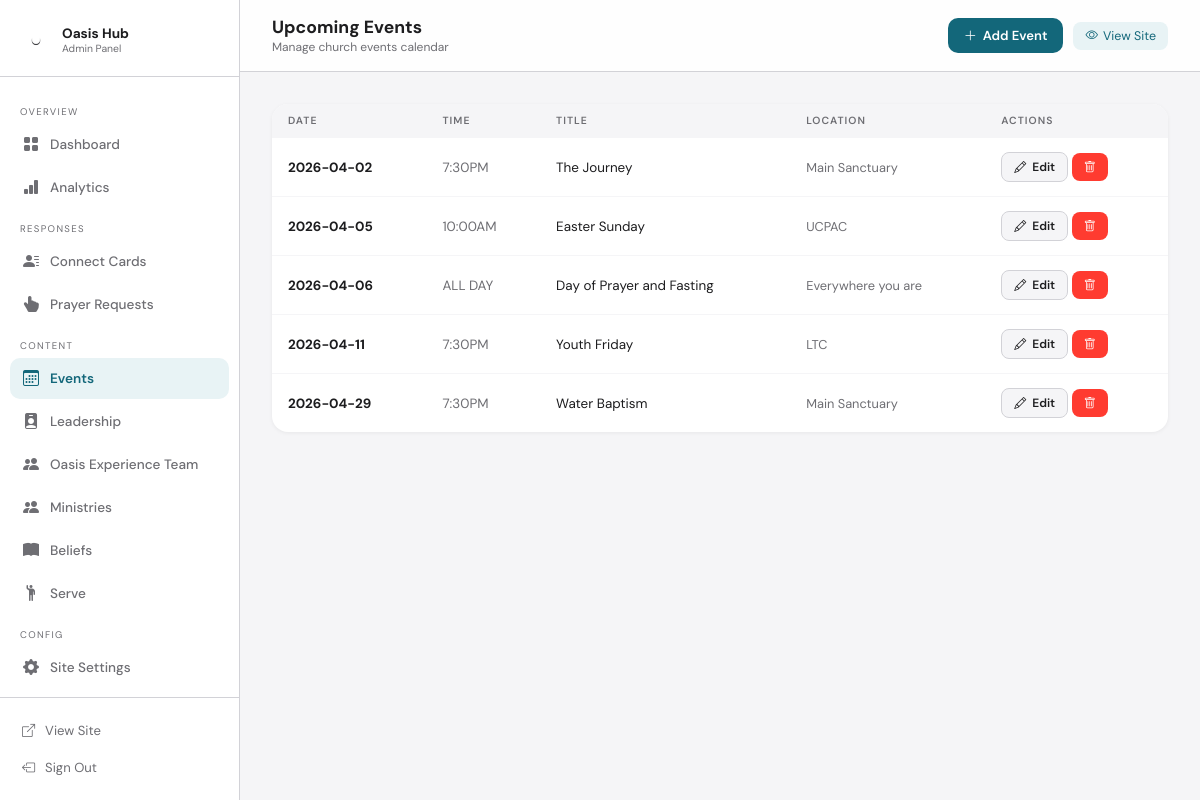
Screenshot of /admin/events (signed in) with the database file from the repository.
### tables this page shows
CREATE TABLE events (
        id INTEGER PRIMARY KEY AUTOINCREMENT,
        title TEXT NOT NULL,
        description TEXT DEFAULT '',
        event_date TEXT NOT NULL,
        event_time TEXT DEFAULT '',
        location TEXT DEFAULT '',
        signup_url TEXT DEFAULT '',
        auto_delete INTEGER DEFAULT 1,
        recurrence TEXT DEFAULT 'none',
        recurrence_detail TEXT DEFAULT '',
        sort_order INTEGER DEFAULT 0
    );

### member.py (the view)
@app.route('/admin/events')
@login_required
def admin_events():
    conn=get_db(); ev=conn.execute("SELECT * FROM events ORDER BY event_date ASC").fetchall(); conn.close()
    return render_template('admin/events.html',events=ev)

### member.py (called while the page is built)
def get_db():
    conn = sqlite3.connect(DB)
    conn.row_factory = sqlite3.Row
    conn.execute("PRAGMA journal_mode=WAL")
    conn.execute("PRAGMA foreign_keys=ON")
    return conn

def login_required(f):
    @wraps(f)
    def dec(*a,**kw):
        if not session.get('admin_logged_in'): return redirect(url_for('admin_login'))
        return f(*a,**kw)
    return dec

### templates/admin/events.html (shortened to what this page needs)
{% extends "admin/base.html" %}
{% block page_title %}Upcoming Events{% endblock %}
{% block page_sub %}Manage church events calendar{% endblock %}
{% block topbar_actions %}<a href="{{ url_for('admin_event_new') }}" class="btn btn-primary"><i class="bi bi-plus-lg"></i> Add Event</a>{% endblock %}
{% block content %}
<div class="card">
  {% if events %}
  <table>
    <thead><tr><th>Date</th><th>Time</th><th>Title</th><th>Location</th><th>Actions</th></tr></thead>
    <tbody>
    {% for e in events %}
    <tr>
      <td><b>{{ e.event_date }}</b></td>
      <td style="color:#6e6e73;">{{ e.event_time or '—' }}</td>
      <td>{{ e.title }}</td>
      <td style="color:#6e6e73;font-size:0.8rem;">{{ e.location or '—' }}</td>
      <td>
        <a href="{{ url_for('admin_event_edit', eid=e.id) }}" class="btn btn-ghost btn-sm"><i class="bi bi-pencil"></i> Edit</a>
        <form method="POST" action="{{ url_for('admin_event_delete', eid=e.id) }}" style="display:inline;" onsubmit="return confirm('Delete this event?')">
          <button type="submit" class="btn btn-danger btn-sm"><i class="bi bi-trash"></i></button>
        </form>
      </td>
    </tr>
    {% endfor %}
    </tbody>
  </table>
  {% else %}
  <div class="card-body" style="color:#6e6e73;">No events yet. <a href="{{ url_for('admin_event_new') }}" style="color:#13677A;">Add the first one →</a></div>
  {% endif %}
</div>
{% endblock %}

### templates/admin/base.html (style rules this page uses)
:root { --teal: #13677A; --teal-light: #e8f3f5; --orange: #F2541B; --orange-light: #fef1ec; --bg: #F5F5F7; --card: #fff; --text: #1d1d1f; --sub: #6e6e73; --line: #d2d2d7; --sidebar: 240px; --success: #34c759; --danger: #ff3b30; --info: #007aff; }
* { margin:0; padding:0; box-sizing:border-box; }
body { font-family:'DM Sans',sans-serif; background:var(--bg); color:var(--text); display:flex; min-height:100vh; }
.btn { display: inline-flex; align-items: center; gap: 6px; padding: 9px 16px; border-radius: 10px; font-family: 'DM Sans', sans-serif; font-size: 0.82rem; font-weight: 600; border: none; cursor: pointer; text-decoration: none; transition: opacity 0.15s, transform 0.15s; }
.btn-primary { background: var(--teal); color: #fff; }
.btn-ghost { background: var(--bg); color: var(--text); border: 1px solid var(--line); }
.btn-danger { background: var(--danger); color: #fff; }
.btn-sm { padding: 6px 12px; font-size: 0.75rem; border-radius: 8px; }
.card { background: var(--card); border-radius: 16px; box-shadow: 0 1px 4px rgba(0,0,0,0.06); overflow: hidden; }
table { width: 100%; border-collapse: collapse; }
th { text-align: left; font-size: 0.65rem; font-weight: 600; letter-spacing: 0.1em; text-transform: uppercase; color: var(--sub); padding: 10px 16px; background: var(--bg); }
td { padding: 14px 16px; font-size: 0.84rem; border-top: 1px solid var(--bg); }

### rows the page displays
events: event_date "2026-04-02", event_time "7:30PM", title "The Journey", location "Main Sanctuary"
events: event_date "2026-04-05", event_time "10:00AM", title "Easter Sunday", location "UCPAC"
events: event_date "2026-04-06", event_time "ALL DAY", title "Day of Prayer and Fasting", location "Everywhere you are"
events: event_date "2026-04-11", event_time "7:30PM", title "Youth Friday", location "LTC"
events: event_date "2026-04-29", event_time "7:30PM", title "Water Baptism", location "Main Sanctuary"
